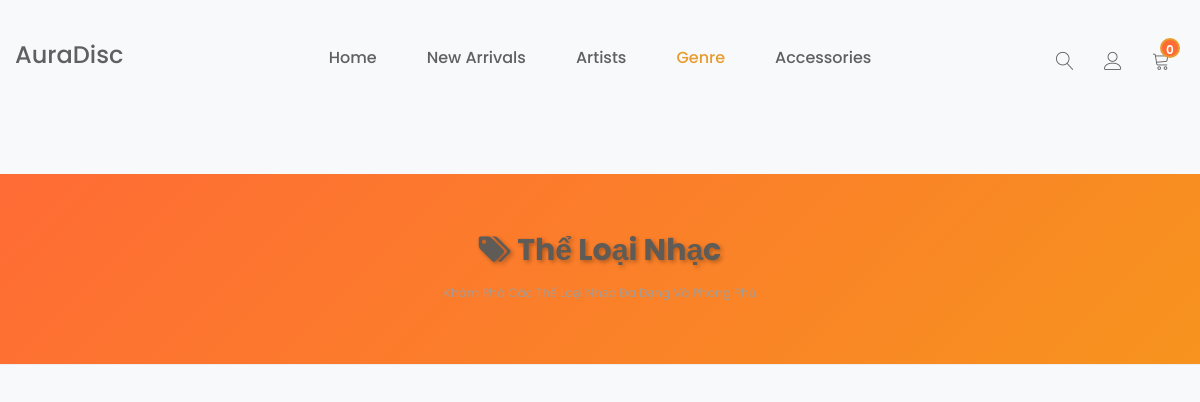
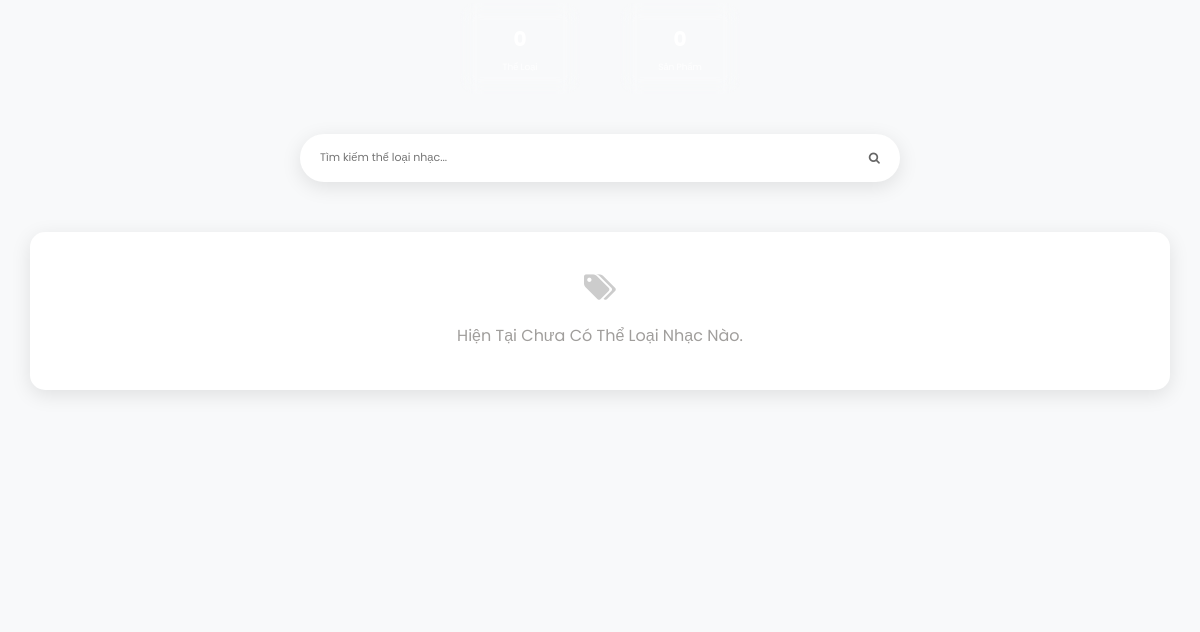
The app's page /user/genre/genres.php (upper part), older data (2 pictures, top to bottom).
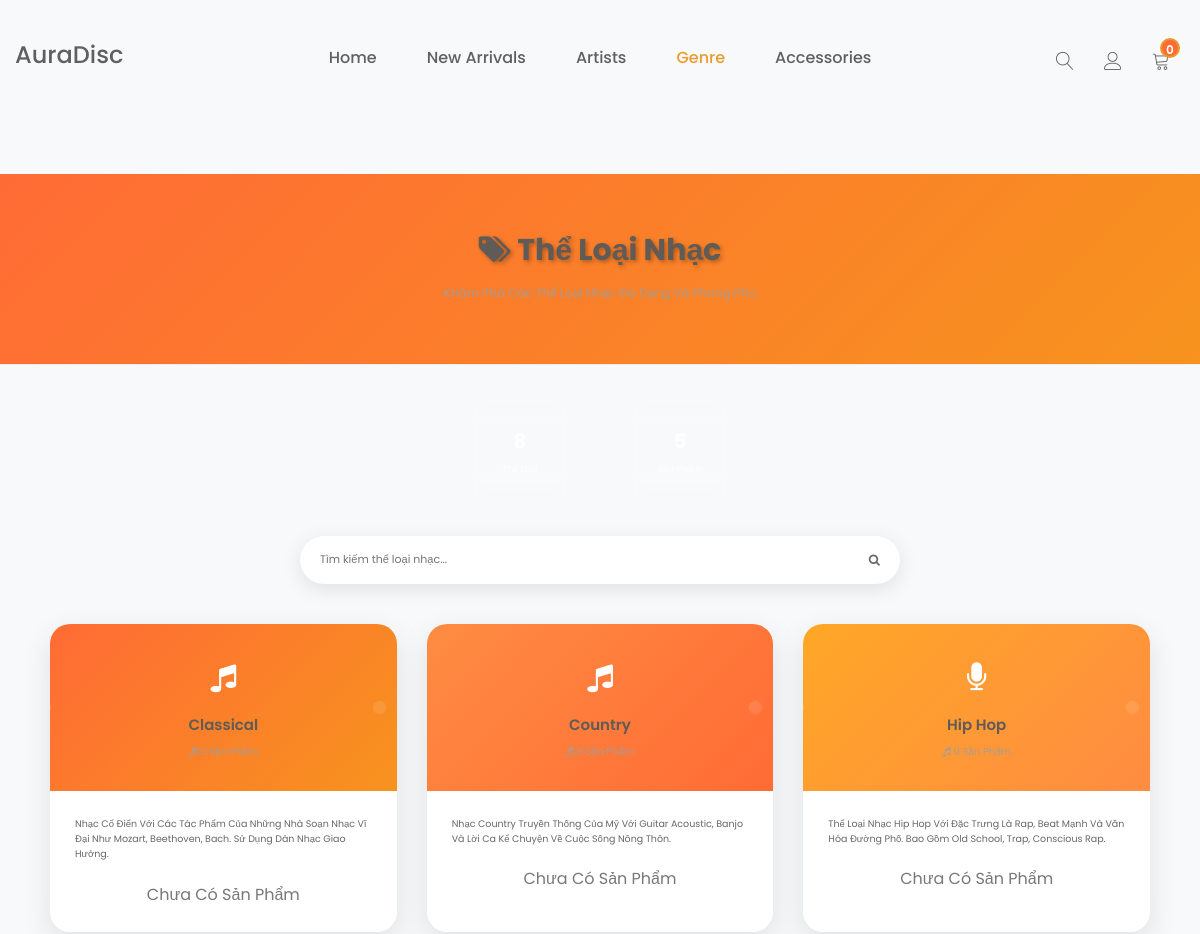
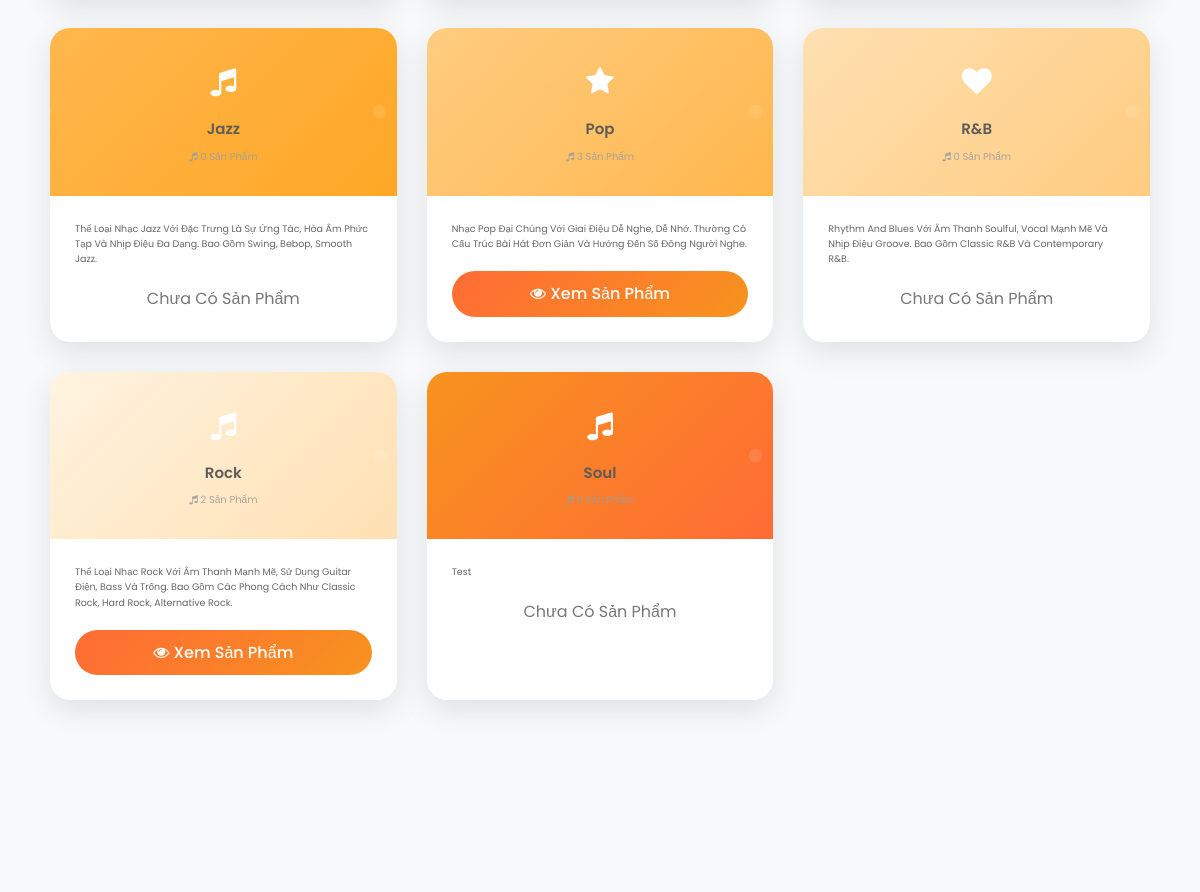
The same page, newer data (2 pictures, top to bottom).
### tables this page shows
CREATE TABLE `genres` (
  `genre_id` int(11) NOT NULL,
  `genre_name` varchar(100) NOT NULL,
  `description` longtext NOT NULL
);

### user/genre/genres.php (the view, shortened to what this page needs)
<?php
require_once '../../config/database.php';
$sql = "SELECT g.*, COUNT(p.product_id) as product_count
        FROM genres g
        LEFT JOIN products p ON g.genre_id = p.genre_id
        GROUP BY g.genre_id
        ORDER BY g.genre_name";
$result = $conn->query($sql);
$genres = [];
if ($result->num_rows > 0) {
    while($row = $result->fetch_assoc()) {
        $genres[] = $row;
    }
}
?>
<!DOCTYPE html>
<html lang="vi">
<head>
    <link href="../assets/css/bootstrap.min.css" rel="stylesheet">
    <link href="../assets/css/font-awesome.min.css" rel="stylesheet">
    <link rel="stylesheet" href="../assets/css/linearicons.css">
    <link href="../assets/css/bootsnav.css" rel="stylesheet">
    <link href="../assets/css/style.css" rel="stylesheet">
    <link href="../assets/css/responsive.css" rel="stylesheet">
    <link rel="stylesheet" href="../includes/common.css">
</head>
<body>
    <?php include '../includes/navigation.php'; ?>
    <div class="main-content">
        <div class="page-header">
            <div class="container">
                <h1><i class="fa fa-tags"></i> Thể Loại Nhạc</h1>
                <p>Khám phá các thể loại nhạc đa dạng và phong phú</p>
            </div>
        </div>
        <div class="container">
            <div class="stats-container">
                <div class="stat-item">
                    <span class="stat-number"><?php echo count($genres); ?></span>
                    <div class="stat-label">Thể loại</div>
                </div>
                <div class="stat-item">
                    <span class="stat-number"><?php echo array_sum(array_column($genres, 'product_count')); ?></span>
                    <div class="stat-label">Sản phẩm</div>
                </div>
            </div>
            <div class="search-container">
                <input type="text" class="search-box" id="searchInput" placeholder="Tìm kiếm thể loại nhạc...">
                <i class="fa fa-search search-icon"></i>
            </div>
            <?php if (count($genres) > 0): ?>
            <div class="grid-container grid-3" id="genresGrid">
                <?php
                $genre_icons = [
                    'Rock' => 'fa fa-music',
                    'Pop' => 'fa fa-star',
                    'Jazz' => 'fa fa-music',
                    'Classical' => 'fa fa-music',
                    'Electronic' => 'fa fa-headphones',
                    'Hip Hop' => 'fa fa-microphone',
                    'Country' => 'fa fa-music',
                    'R&B' => 'fa fa-heart'
                ];
                foreach ($genres as $genre):
                    $icon = isset($genre_icons[$genre['genre_name']]) ? $genre_icons[$genre['genre_name']] : 'fa fa-music';
                ?>
                <div class="genre-card fade-in" data-name="<?php echo strtolower($genre['genre_name']); ?>">
                    <div class="genre-header">
                        <div class="genre-icon">
                            <i class="<?php echo $icon; ?>"></i>
                        </div>
                        <h3 class="genre-name"><?php echo htmlspecialchars($genre['genre_name']); ?></h3>
                        <p class="genre-count">
                            <i class="fa fa-music"></i>
                            <?php echo $genre['product_count']; ?> sản phẩm
                        </p>
                    </div>
                    <div class="genre-info">
                        <p class="genre-description">
                            <?php echo htmlspecialchars($genre['description']); ?>
                        </p>
                        <?php if ($genre['product_count'] > 0): ?>
                        <a href="../products.php?genre_id=<?php echo $genre['genre_id']; ?>" class="view-products-btn">
                            <i class="fa fa-eye"></i> Xem sản phẩm
                        </a>
                        <?php else: ?>
                        <div class="text-center text-muted">Chưa có sản phẩm</div>
                        <?php endif; ?>
                    </div>
                </div>
                <?php endforeach; ?>
            </div>
            <?php else: ?>
            <div class="no-results">
                <i class="fa fa-tags"></i>
                <p>Hiện tại chưa có thể loại nhạc nào.</p>
            </div>
            <?php endif; ?>
        </div>
    </div>
    <?php include '../includes/footer.php'; ?>
</body>
</html>

Row changes from the older to the newer data that the page shows:
added genres: genre_name "Classical", description "Nhạc Cổ Điển Với Các Tác Phẩm Của Những Nhà Soạn Nhạc Vĩ Đại Như Mozart, Beethoven, Bach. Sử Dụng Dàn Nhạc Giao Hưởng.", shows "Chưa Có Sản Phẩm"
added genres: genre_name "Country", description "Nhạc Country Truyền Thống Của Mỹ Với Guitar Acoustic, Banjo Và Lời Ca Kể Chuyện Về Cuộc Sống Nông Thôn.", shows "Chưa Có Sản Phẩm"
added genres: genre_name "Hip Hop", description "Thể Loại Nhạc Hip Hop Với Đặc Trưng Là Rap, Beat Mạnh Và Văn Hóa Đường Phố. Bao Gồm Old School, Trap, Conscious Rap.", shows "Chưa Có Sản Phẩm"
added genres: genre_name "Jazz", product_count "0", description "Thể Loại Nhạc Jazz Với Đặc Trưng Là Sự Ứng Tác, Hòa Âm Phức Tạp Và Nhịp Điệu Đa Dạng. Bao Gồm Swing, Bebop, Smooth Jazz.", shows "Chưa Có Sản Phẩm"
added genres: genre_name "Pop", product_count "3", description "Nhạc Pop Đại Chúng Với Giai Điệu Dễ Nghe, Dễ Nhớ. Thường Có Cấu Trúc Bài Hát Đơn Giản Và Hướng Đến Số Đông Người Nghe."
added genres: genre_name "R&B", product_count "0", description "Rhythm And Blues Với Âm Thanh Soulful, Vocal Mạnh Mẽ Và Nhịp Điệu Groove. Bao Gồm Classic R&B Và Contemporary R&B.", shows "Chưa Có Sản Phẩm"
added genres: genre_name "Rock", product_count "2", description "Thể Loại Nhạc Rock Với Âm Thanh Mạnh Mẽ, Sử Dụng Guitar Điện, Bass Và Trống. Bao Gồm Các Phong Cách Như Classic Rock, Hard Rock, Alternative Rock."
added genres: genre_name "Soul", description "Test", shows "Chưa Có Sản Phẩm"
Text that changed along with them:
text no longer shown: "Hiện Tại Chưa Có Thể Loại Nhạc Nào."
